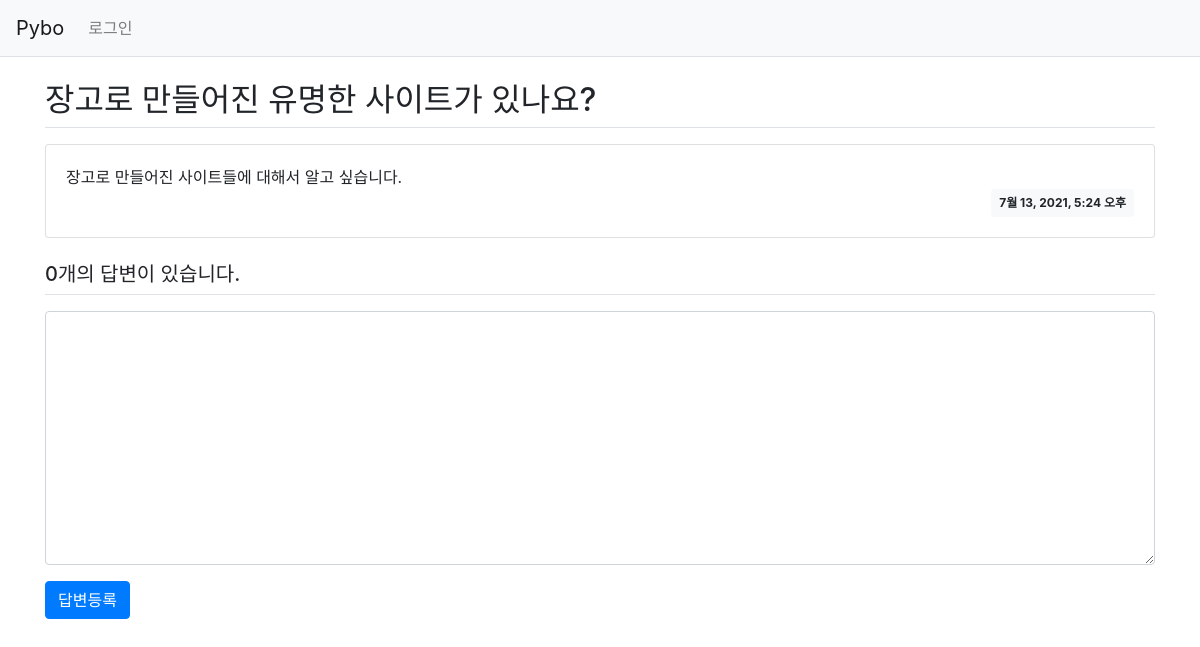
/pybo/answer/create/3/, run on an earlier commit of the app's database.
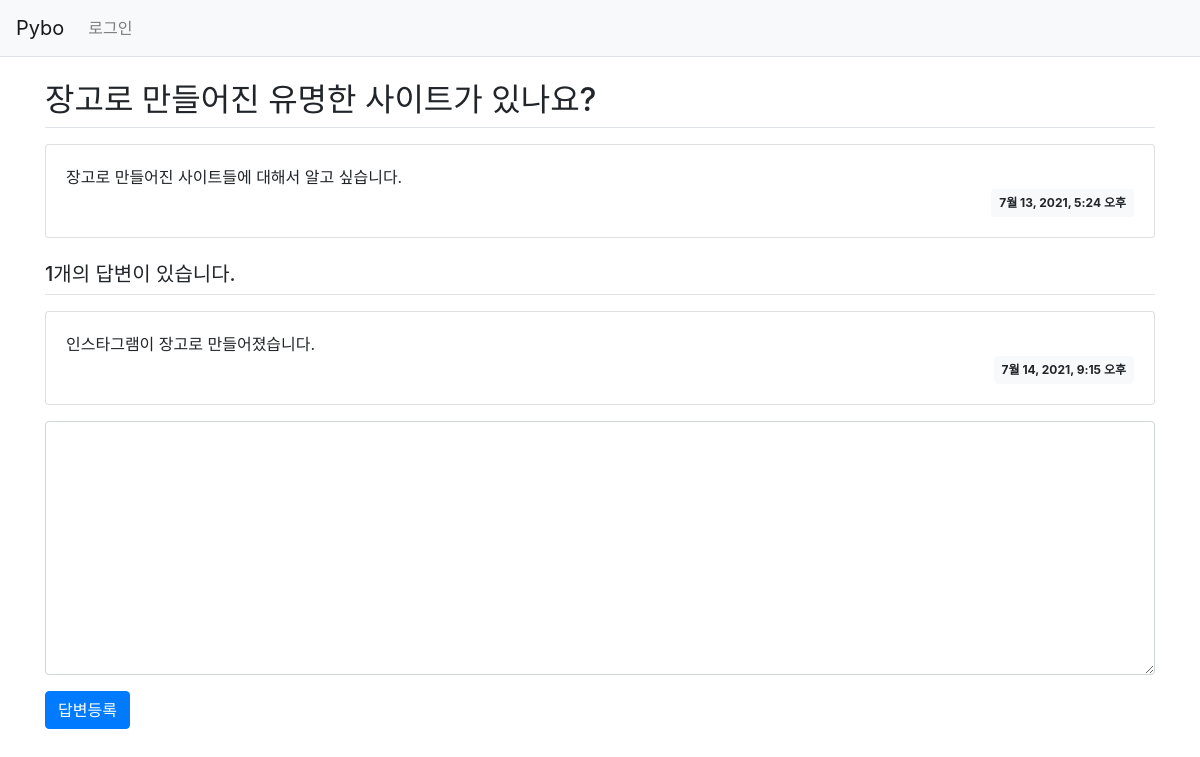
And on a later commit of the database.
### pybo/models.py (models this page shows, shortened)
class Question(models.Model):
    subject = models.CharField(max_length=200)
    content = models.TextField()
    create_date = models.DateTimeField()

class Answer(models.Model):
    question = models.ForeignKey(Question, on_delete=models.CASCADE)
    content = models.TextField()
    create_date = models.DateTimeField()

### pybo/views.py (the view)
# urls.py: path('answer/create/<int:question_id>/', views.answer_create, name='answer_create'),
def answer_create(request, question_id):
    question = get_object_or_404(Question, pk=question_id)
    if request.method == "POST":
        form = AnswerForm(request.POST)
        if form.is_valid():
            answer = form.save(commit=False)
            answer.create_date = timezone.now()
            answer.question = question
            answer.save()
            return redirect('pybo:detail', question_id=question.id)
    else:
        form = AnswerForm()
    context = {'question': question, 'form': form}
    return render(request, 'pybo/question_detail.html', context)

### pybo/forms.py
class AnswerForm(forms.ModelForm):
    class Meta:
        model = Answer
        fields = ['content']
        labels = {
            'content': '답변내용',
        }

### templates/pybo/question_detail.html (shortened to what this page needs)
{% extends 'base.html' %}
{% block content %}
<div class="container my-3">
    <h2 class="border-bottom py-2">{{ question.subject }}</h2>
    <div class="card my-3">
        <div class="card-body">
            <div class="card-text" style="white-space: pre-line;">{{ question.content }}</div>
            <div class="d-flex justify-content-end">
                <div class="badge badge-light p-2">
                    {{ question.create_date }}
                </div>
            </div>
        </div>
    </div>
    <h5 class="border-bottom my-3 py-2">{{question.answer_set.count}}개의 답변이 있습니다.</h5>
    {% for answer in question.answer_set.all %}
    <div class="card my-3">
        <div class="card-body">
            <div class="card-text" style="white-space: pre-line;">{{ answer.content }}</div>
            <div class="d-flex justify-content-end">
                <div class="badge badge-light p-2">
                    {{ answer.create_date }}
                </div>
            </div>
        </div>
    </div>
    {% endfor %}
    <form action="{% url 'pybo:answer_create' question.id %}" method="post" class="my-3">
        <div class="form-group">
            <textarea name="content" id="content" class="form-control" rows="10"></textarea>
        </div>
        <input type="submit" value="답변등록" class="btn btn-primary">
    </form>
</div>
{% endblock %}

### templates/base.html (shortened to what this page needs)
{% load static %}
<!doctype html>
<html lang="ko">
<head>
    <link rel="stylesheet" type="text/css" href="{% static 'bootstrap.min.css' %}">
    <link rel="stylesheet" type="text/css" href="{% static 'pybo/style.css' %}">
</head>
<body>
{% include "navbar.html" %}
{% block content %}
{% endblock %}
</body>
</html>

### templates/navbar.html (shortened to what this page needs)
<nav class="navbar navbar-expand-lg navbar-light bg-light border-bottom">
    <a class="navbar-brand" href="{% url 'pybo:index' %}">Pybo</a>
    <div class="collapse navbar-collapse flex-grow-0" id="navbarNav">
        <ul class="navbar-nav">
            <li class="nav-item ">
                <a class="nav-link" href="#">로그인</a>
            </li>
        </ul>
    </div>
</nav>

What changed in the data, as far as the page shows it:
computed for Question "장고로 만들어진 유명한 사이트가 있나요?": answer_set.count "0" → "1"
added Answer: content "인스타그램이 장고로 만들어졌습니다.", create_date "7월 14, 2021, 9:15 오후"
